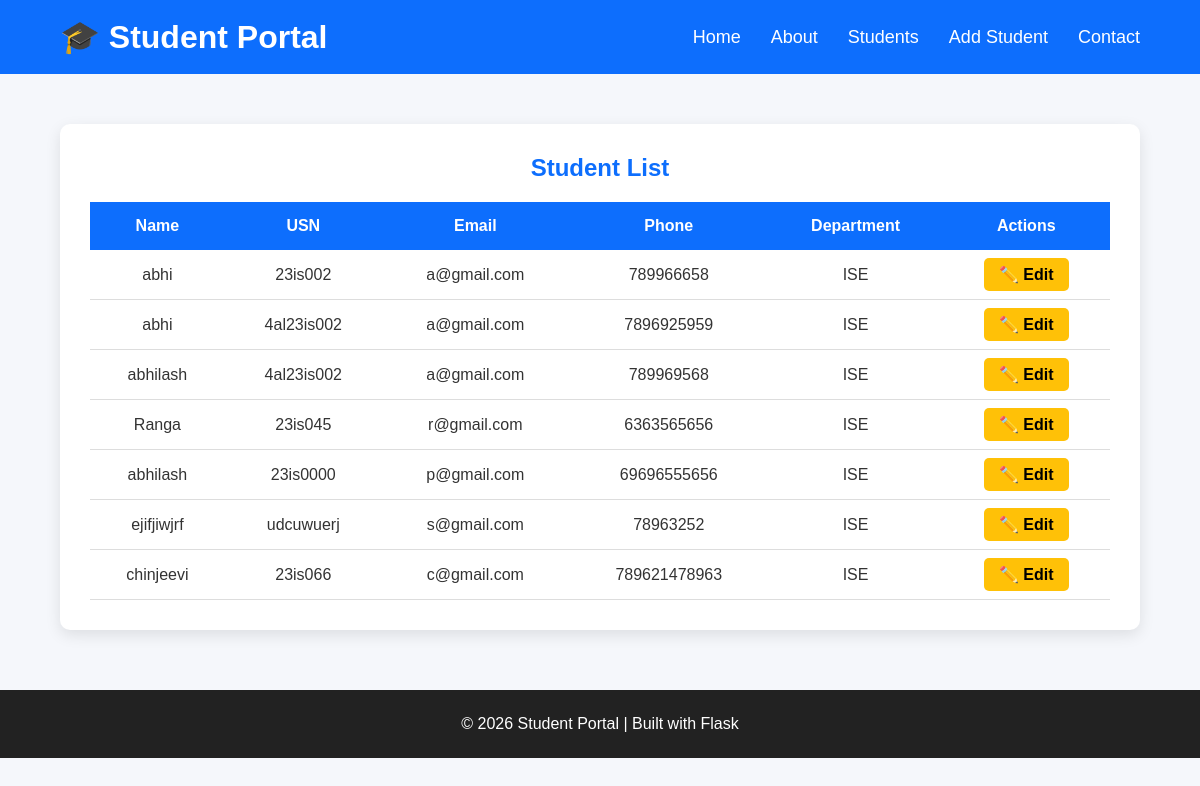
Before: /students with the older database file.
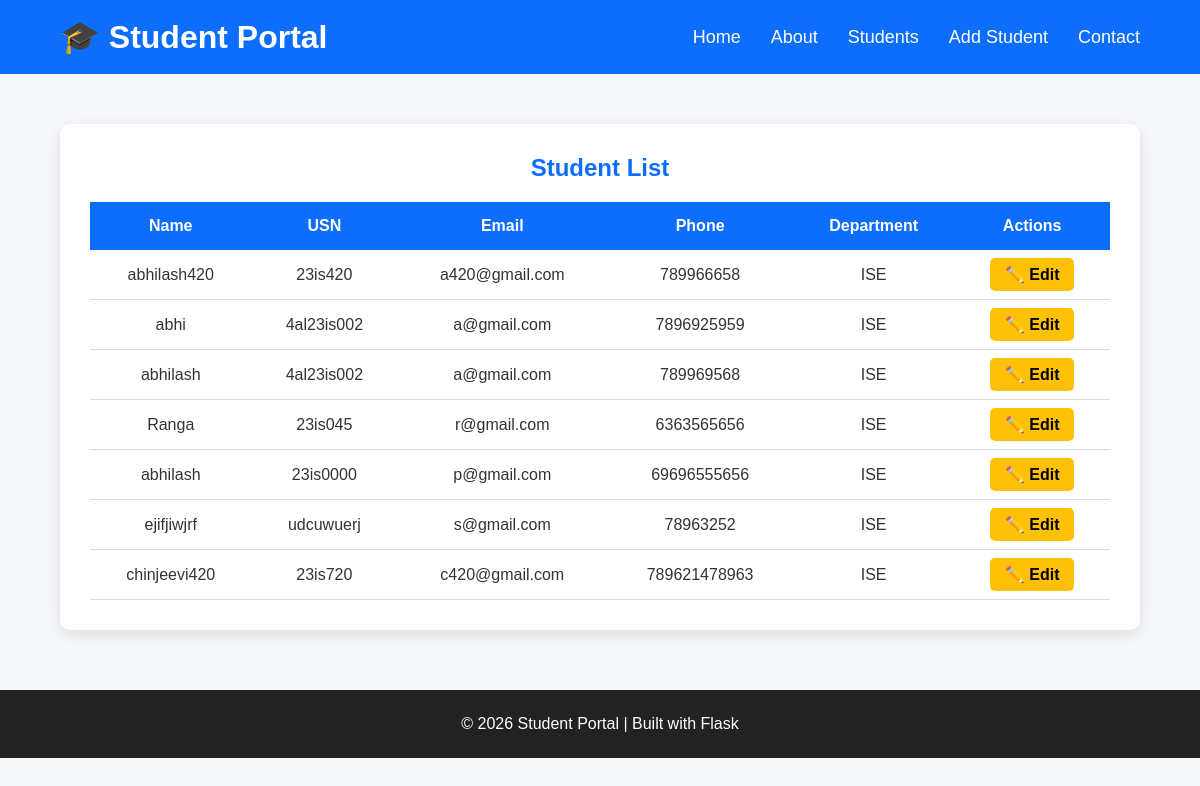
After: the same page with the newer database file.
### tables this page shows
CREATE TABLE students(

        id INTEGER PRIMARY KEY AUTOINCREMENT,

        name TEXT NOT NULL,

        usn TEXT NOT NULL,

        email TEXT NOT NULL,

        phone TEXT NOT NULL,

        department TEXT NOT NULL

    );

### app.py (the view)
@app.route("/students")
def student_list():
    students = get_students()
    return render_template(
        "students.html",
        students=students
    )

### database.py (called while the page is built)
def connect_db():
    connection = sqlite3.connect("students.db")
    return connection

def get_students():
    connection = connect_db()
    cursor = connection.cursor()
    cursor.execute("SELECT * FROM students")
    students = cursor.fetchall()
    connection.close()
    return students

### templates/students.html
{% extends "base.html" %}
{% block content %}
<section class="student-section">
    <div class="student-container">
        <h2>Student List</h2>
        <table>
            <thead>
                <tr>
                    <th>Name</th>
                    <th>USN</th>
                    <th>Email</th>
                    <th>Phone</th>
                    <th>Department</th>
                    <th>Actions</th>
                </tr>
            </thead>
            <tbody>
                {% for student in students %}
                <tr>
                <td>{{ student[1] }}</td>
                <td>{{ student[2] }}</td>
                <td>{{ student[3] }}</td>
                <td>{{ student[4] }}</td>
                <td>{{ student[5] }}</td>
                <td>
                    <a href="/edit-student/{{ student[0] }}" class="edit-btn">
                        ✏️ Edit
                    </a>
                </td>
            </tr>
                {% endfor %}
            </tbody>
        </table>
    </div>
</section>
{% endblock %}

### templates/base.html (shortened to what this page needs)
<!DOCTYPE html>
<html lang="en">
<head>
    <link rel="stylesheet" href="{{ url_for('static', filename='css/style.css') }}">
</head>
<body>
    <header>
        <div class="container">
            <div class="logo">
                <h1>🎓 Student Portal</h1>
            </div>
            <nav>
                <ul>
                    <li><a href="/">Home</a></li>
                    <li><a href="/about">About</a></li>
                    <li><a href="/students">Students</a></li>
                    <li><a href="/add-student">Add Student</a></li>
                    <li><a href="/contact">Contact</a></li>
                </ul>
            </nav>
        </div>
    </header>
    <main>
        {% block content %}
        {% endblock %}
    </main>
    <footer>
        <p>© 2026 Student Portal | Built with Flask </p>
    </footer>
</body>
</html>

### static/css/style.css (style rules this page uses)
* { margin:0; padding:0; box-sizing:border-box; }
body { font-family:Arial, Helvetica, sans-serif; background:#f5f7fb; color:#333; }
header { background:#0d6efd; color:white; padding:18px 0; }
.container { width:90%; margin:auto; display:flex; justify-content:space-between; align-items:center; }
.logo h1 { font-size:32px; }
nav ul { list-style:none; display:flex; gap:30px; }
nav a { color:white; text-decoration:none; font-size:18px; transition:.3s; }
footer { background:#222; color:white; text-align:center; padding:25px; margin-top:60px; }
.student-section { width:90%; margin:50px auto; }
.student-container { background:white; padding:30px; border-radius:10px; box-shadow:0 5px 15px rgba(0,0,0,0.1); }
.student-container h2 { text-align:center; color:#0d6efd; margin-bottom:20px; }
table { width:100%; border-collapse:collapse; }
th { background:#0d6efd; color:white; padding:15px; }
td { padding:15px; text-align:center; border-bottom:1px solid #ddd; }
.edit-btn { background:#ffc107; color:black; padding:8px 15px; border-radius:5px; text-decoration:none; font-weight:bold; }

Changed rows visible on the page:
changed students: name "abhi" → "abhilash420"; usn "23is002" → "23is420"; email "a@gmail.com" → "a420@gmail.com"
changed students: name "chinjeevi" → "chinjeevi420"; usn "23is066" → "23is720"; email "c@gmail.com" → "c420@gmail.com"
